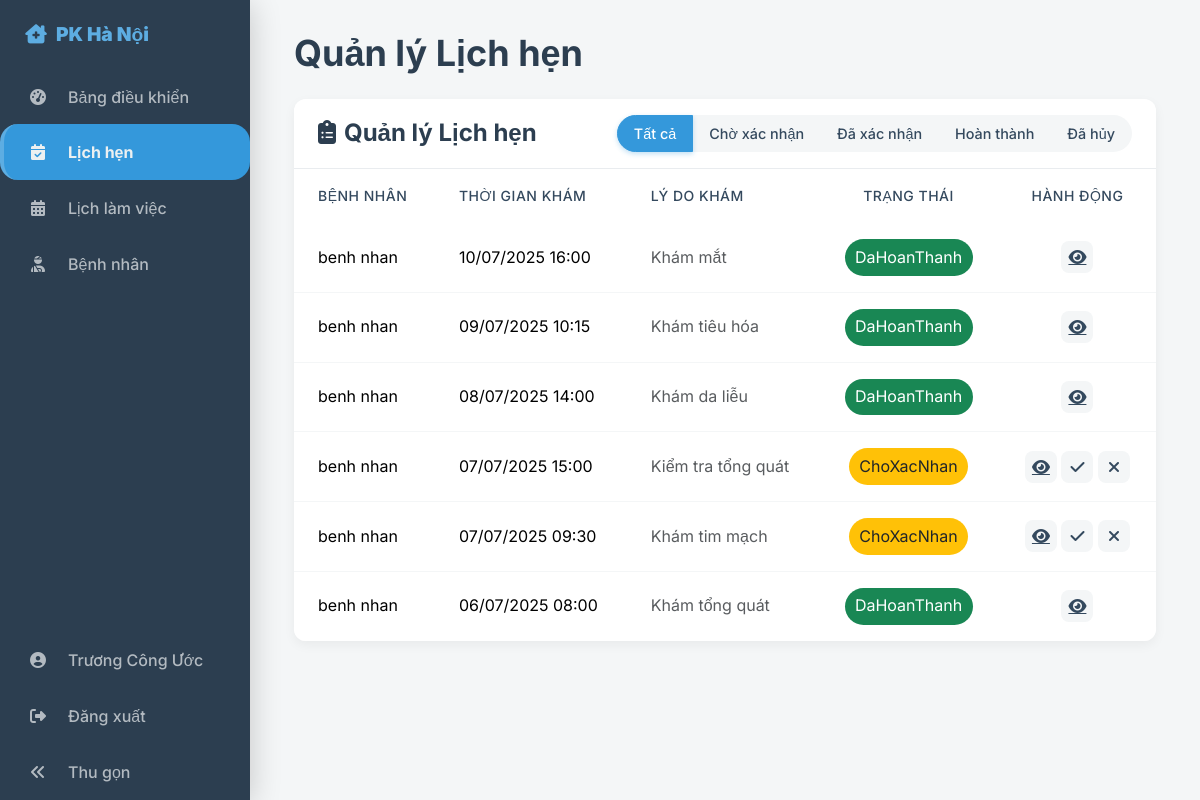
Page /doctor/appointments (signed in) on the committed database.
### tables this page shows
CREATE TABLE `lichkham` (
  `LichKhamID` int(11) NOT NULL,
  `BacSiID` int(11) NOT NULL,
  `BenhNhanID` int(11) NOT NULL,
  `ThoiGianKham` datetime NOT NULL,
  `TrangThai` enum('ChoXacNhan','DaXacNhan','DaHoanThanh','DaHuy') NOT NULL DEFAULT 'ChoXacNhan',
  `LyDoKham` text DEFAULT NULL,
  `GhiChuCuaBacSi` text DEFAULT NULL,
  `NgayDatLich` datetime DEFAULT current_timestamp(),
  `TrieuChung` text DEFAULT NULL,
  `ChuanDoan` text DEFAULT NULL,
  `PhacDoDieuTri` text DEFAULT NULL,
  `LoiDanKeDon` text DEFAULT NULL,
  `NgayTaiKham` date DEFAULT NULL
);

CREATE TABLE `benhnhan` (
  `BenhNhanID` int(11) NOT NULL,
  `UserID` int(11) DEFAULT NULL,
  `HoTen` varchar(100) NOT NULL,
  `NgaySinh` date DEFAULT NULL,
  `GioiTinh` enum('Nam','Nữ','Khác') DEFAULT NULL,
  `SoDienThoai` varchar(15) NOT NULL,
  `DiaChi` varchar(255) DEFAULT NULL,
  `NgayTaoHoSo` datetime DEFAULT current_timestamp()
);

### app/Controllers/DoctorController.php (called while the page is built, shortened)
<?php
class DoctorController extends BaseController
{
    public function listAppointments()
    {
        $doctorModel = new Doctor();
        $doctorInfo = $doctorModel->findByUserId($_SESSION['user']['UserID']);
        $doctorId = $doctorInfo['BacSiID'];
        $status = $_GET['status'] ?? null;
        $appointmentModel = new Appointment();
        $appointments = $appointmentModel->findByDoctorId($doctorInfo['BacSiID']);
        $appointments = $appointmentModel->getAppointmentsForDoctor($doctorId, $status);
        $this->render('doctors/appointments', [
            'title' => 'Quản lý Lịch hẹn',
            'appointments' => $appointments
        ], 'doctor_layout');
    }
}

### core/Router.php (called while the page is built, shortened)
<?php
class Router
{
    protected array $routes = [
        'GET' => [],
        'POST' => []
    ];
    public function dispatch(string $uri, string $requestMethod)
    {
        foreach ($this->routes[$requestMethod] as $route => $action) {
            if (preg_match($route, $uri, $matches)) {
                [$controller, $method] = explode('@', $action);
                $controller = "App\\Controllers\\{$controller}";
                $params = array_filter($matches, 'is_string', ARRAY_FILTER_USE_KEY);
                return $this->callAction($controller, $method, $params);
            }
        }
        throw new Exception("Không tìm thấy route cho URI: {$uri}");
    }
    protected function callAction(string $controller, string $method, array $params = []): mixed
    {
        $controllerInstance = new $controller();
        return $controllerInstance->$method(...array_values($params));
    }
    private function addRoute(string $method, string $uri, string $action): void
    {
        $uri = preg_replace('/\{([a-zA-Z0-9_]+)\}/', '(?P<$1>[^/]+)', $uri);
        $uri = '#^' . $uri . '$#';
        $this->routes[$method][$uri] = $action;
    }
}

### public/index.php (called while the page is built, shortened)
<?php
try {
    Router::load(__DIR__ . '/../routes.php')
          ->dispatch(Request::uri(), Request::method());
} catch (Exception $e) {
    echo '<h1>Lỗi</h1>';
    echo '<p>' . $e->getMessage() . '</p>';
}

### core/Database.php (called while the page is built, shortened)
<?php
class Database
{
    private static ?Database $instance = null;
    public PDO $pdo;
    private function __construct()
    {
        $config = require_once __DIR__ . '/../config/database.php';
        $dsn = "mysql:host={$config['host']};port={$config['port']};dbname={$config['name']};charset={$config['charset']}";
        $options = [
            PDO::ATTR_ERRMODE            => PDO::ERRMODE_EXCEPTION,
            PDO::ATTR_DEFAULT_FETCH_MODE => PDO::FETCH_ASSOC,
            PDO::ATTR_EMULATE_PREPARES   => false,
        ];
        try {
            $this->pdo = new PDO($dsn, $config['user'], $config['pass'], $options);
        } catch (PDOException $e) {
            die('Lỗi kết nối Cơ sở dữ liệu: ' . $e->getMessage());
        }
    }
    public static function getInstance(): Database
    {
        if (self::$instance === null) {
            self::$instance = new self();
        }
        return self::$instance;
    }
    public function getConnection(): PDO
    {
        return $this->pdo;
    }
}

### config/database.php (called while the page is built)
<?php
return [
    'host' => '127.0.0.1',
    'name' => 'doan1',
    'user' => 'root',
    'pass' => '',
    'port' => 3306,
    'charset' => 'utf8mb4'
];

### app/Models/BaseModel.php (called while the page is built, shortened)
<?php
abstract class BaseModel
{
    protected PDO $pdo;
    public function __construct()
    {
        $this->pdo = Database::getInstance()->getConnection();
    }
    protected function query(string $sql, array $params = []): PDOStatement|false
    {
        $stmt = $this->pdo->prepare($sql);
        $stmt->execute($params);
        return $stmt;
    }
}

### app/Models/Doctor.php (called while the page is built, shortened)
<?php
class Doctor extends BaseModel
{
    protected string $table = 'bacsi';
    public function findByUserId(int $userId): array|false
    {
        $sql = "SELECT
                    u.UserID, u.HoTen, u.Email, u.SoDienThoai,
                    b.BacSiID, b.MoTa, b.KinhNghiem,
                    c.TenChuyenKhoa
                FROM {$this->table} AS b
                JOIN nguoidung AS u ON b.UserID = u.UserID
                LEFT JOIN chuyenkhoa AS c ON b.ChuyenKhoaID = c.ChuyenKhoaID
                WHERE b.UserID = :userId";
        $stmt = $this->pdo->prepare($sql);
        $stmt->bindParam(':userId', $userId, PDO::PARAM_INT);
        $stmt->execute();
        return $stmt->fetch(PDO::FETCH_ASSOC);
    }
}

### app/Models/Appointment.php (called while the page is built, shortened)
<?php
class Appointment extends BaseModel
{
    protected string $table = 'lichkham';
    public function findByDoctorId(int $doctorId): array
    {
        $sql = "SELECT
                    lk.LichKhamID, lk.ThoiGianKham, lk.TrangThai, lk.LyDoKham,
                    bn.HoTen AS TenBenhNhan
                FROM {$this->table} AS lk
                JOIN benhnhan AS bn ON lk.BenhNhanID = bn.BenhNhanID
                WHERE lk.BacSiID = ?
                ORDER BY lk.ThoiGianKham DESC";
        $stmt = $this->query($sql, [$doctorId]);
        return $stmt->fetchAll(PDO::FETCH_ASSOC);
    }
    public function getAppointmentsForDoctor(int $doctorId, ?string $status = null): array
    {
        $params = [$doctorId];
        $sql = "SELECT
                    lk.LichKhamID, lk.ThoiGianKham, lk.TrangThai, lk.LyDoKham,
                    bn.HoTen AS TenBenhNhan
                FROM {$this->table} AS lk
                JOIN benhnhan AS bn ON lk.BenhNhanID = bn.BenhNhanID
                WHERE lk.BacSiID = ?";
        $sql .= " ORDER BY lk.ThoiGianKham DESC";
        $stmt = $this->query($sql, $params);
        return $stmt->fetchAll(\PDO::FETCH_ASSOC);
    }
}

### app/Views/doctors/appointments.php (the view, shortened to what this page needs)
<?php
function get_status_badge_class($status) {
    return match ($status) {
        'DaXacNhan' => 'bg-primary',
        'DaHoanThanh' => 'bg-success',
        'DaHuy' => 'bg-danger',
        'ChoXacNhan' => 'bg-warning text-dark',
        default => 'bg-secondary',
    };
}
$currentStatus = $_GET['status'] ?? 'all';
?>
<div class="card appointment-card">
    <div class="card-header">
        <h4 class="mb-0"><i class="fas fa-clipboard-list me-2"></i>Quản lý Lịch hẹn</h4>
        <div class="filter-nav btn-group" role="group">
            <a href="/doctor/appointments" class="btn <?= $currentStatus == 'all' ? 'active' : '' ?>">Tất cả</a>
            <a href="/doctor/appointments?status=ChoXacNhan" class="btn <?= $currentStatus == 'ChoXacNhan' ? 'active' : '' ?>">Chờ xác nhận</a>
            <a href="/doctor/appointments?status=DaXacNhan" class="btn <?= $currentStatus == 'DaXacNhan' ? 'active' : '' ?>">Đã xác nhận</a>
            <a href="/doctor/appointments?status=DaHoanThanh" class="btn <?= $currentStatus == 'DaHoanThanh' ? 'active' : '' ?>">Hoàn thành</a>
            <a href="/doctor/appointments?status=DaHuy" class="btn <?= $currentStatus == 'DaHuy' ? 'active' : '' ?>">Đã hủy</a>
        </div>
    </div>
    <div class="card-body p-0">
        <div class="table-responsive">
            <table class="table table-hover align-middle mb-0 appointment-table">
                <thead>
                    <tr>
                        <th>Bệnh nhân</th>
                        <th>Thời gian khám</th>
                        <th>Lý do khám</th>
                        <th class="text-center">Trạng thái</th>
                        <th class="text-center">Hành động</th>
                    </tr>
                </thead>
                <tbody>
                    <?php if (empty($appointments)): ?>
                        <tr>
                            <td colspan="5" class="text-center text-muted py-5">
                                <h5>Không có lịch hẹn nào.</h5>
                                <p>Không có lịch hẹn nào phù hợp với bộ lọc hiện tại.</p>
                            </td>
                        </tr>
                    <?php else: ?>
                        <?php foreach ($appointments as $apt): ?>
                            <tr>
                                <td><?= htmlspecialchars($apt['TenBenhNhan']) ?></td>
                                <td><?= date('d/m/Y H:i', strtotime($apt['ThoiGianKham'])) ?></td>
                                <td class="text-muted"><?= htmlspecialchars($apt['LyDoKham']) ?></td>
                                <td class="text-center">
                                    <span class="badge rounded-pill <?= get_status_badge_class($apt['TrangThai']) ?>">
                                        <?= htmlspecialchars($apt['TrangThai']) ?>
                                    </span>
                                </td>
                                <td class="text-center">
                                    <a href="/appointments/<?= $apt['LichKhamID'] ?>" class="btn-action view" title="Xem chi tiết"><i class="fas fa-eye"></i></a>
                                    <?php if ($apt['TrangThai'] == 'ChoXacNhan'): ?>
                                        <form action="/appointments/<?= $apt['LichKhamID'] ?>/status" method="POST" class="d-inline">
                                            <button type="submit" class="btn-action confirm" title="Xác nhận"><i class="fas fa-check"></i></button>
                                        </form>
                                        <form action="/appointments/<?= $apt['LichKhamID'] ?>/status" method="POST" class="d-inline">
                                            <button type="submit" class="btn-action cancel" title="Hủy"><i class="fas fa-times"></i></button>
                                        </form>
                                    <?php endif; ?>
                                </td>
                            </tr>
                        <?php endforeach; ?>
                    <?php endif; ?>
                </tbody>
            </table>
        </div>
    </div>
</div>

### rows in the picture
lichkham: BenhNhanID.HoTen "benh nhan", ThoiGianKham "10/07/2025 16:00", LyDoKham "Khám mắt", TrangThai "DaHoanThanh"
lichkham: BenhNhanID.HoTen "benh nhan", ThoiGianKham "09/07/2025 10:15", LyDoKham "Khám tiêu hóa", TrangThai "DaHoanThanh"
lichkham: BenhNhanID.HoTen "benh nhan", ThoiGianKham "08/07/2025 14:00", LyDoKham "Khám da liễu", TrangThai "DaHoanThanh"
lichkham: BenhNhanID.HoTen "benh nhan", ThoiGianKham "07/07/2025 15:00", LyDoKham "Kiểm tra tổng quát", TrangThai "ChoXacNhan"
lichkham: BenhNhanID.HoTen "benh nhan", ThoiGianKham "07/07/2025 09:30", LyDoKham "Khám tim mạch", TrangThai "ChoXacNhan"
lichkham: BenhNhanID.HoTen "benh nhan", ThoiGianKham "06/07/2025 08:00", LyDoKham "Khám tổng quát", TrangThai "DaHoanThanh"

### other values in the picture
$_SESSION['user']['HoTen'] "Trương Công Ước"
$title "Quản lý Lịch hẹn"
